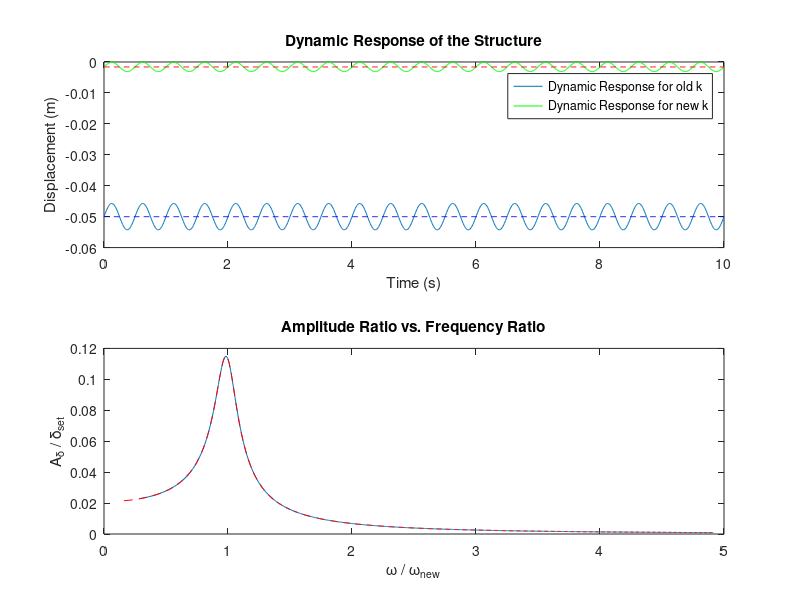

The MATLAB source for this figure:
function dynamic_response_k()

    M = 1000; % kg
    m = 75; % kg
    alpha = 0.3;
    delta_0 = 0.05; % m (convert cm to m)
    c = 2500; % Ns/m
    g = 9.81; % m/s^2
    f = 2; % Hz

    % Calculate omega and omega_n
    omega = 2 * pi * f;
    omega_n = sqrt(g / delta_0);

    % Calculate the amplitude A
    A = ((alpha * m * g)/(m+M)) / sqrt((g/delta_0 - omega^2)^2 + (c*omega/(m+M))^2);

    % Calculate the static response K
    K = delta_0;

    % Time range for plotting
    t = linspace(0, 10, 1000); % 0 to 10 seconds with 1000 points

    % Calculate the dynamic response
    y = -K + A * sin(omega * t);

    %----------Plot for the value of k= 6.5651*1.0e+03----------
    k= 6.5651*10^3; %N/m
    delta_new= (((m+M)*g)/k)*10^(-3);

    %New A => with the k= 6.5651*1.0e+03
    A_new = ((alpha * m * g) / (m + M)) / sqrt(((k / (alpha * m)) - omega^2)^2 + ((c * omega) / (m + M))^2);

    % Calculate new dynamic response
    y_new = -delta_new + A_new * sin(omega * t);
    %----------------------------------------------------------

    % Plot the dynamic response
    subplot(2, 1, 1);
    plot(t, y);
    hold on
    plot(t, y_new, 'g');
    xlabel('Time (s)');
    ylabel('Displacement (m)');
    title('Dynamic Response of the Structure');
    hold on
    plot(t, -delta_new * ones(size(t)), 'r--');
    hold on
    plot(t, -delta_0 * ones(size(t)), 'b--');
    legend('Dynamic Response for old k', 'Dynamic Response for new k');
    hold off

    % Delta range for plotting
    delta_set_old_k = linspace(0.005, 1.5, 1000);
    delta_set_new_k=linspace(0.0016, 1.5, 1000);

    % New omega_n
    omega_new_old_k = sqrt(g ./delta_set_old_k);
    omega_new_k = sqrt(g ./delta_set_new_k);

    % New Amplitude
    A_delta_old_k = ((alpha * m * g) ./ (m + M)) ./ sqrt((g ./ delta_set_old_k - omega^2).^2 + (c * omega ./ (m + M)).^2);
    A_delta_new_k = ((alpha * m * g) ./ (m + M)) ./ sqrt((g ./ delta_set_new_k - omega^2).^2 + (c * omega ./ (m + M)).^2);

    % Calculate A_delta/delta_set
    A_delta_ratio = A_delta_old_k ./ delta_set_old_k;
    A_delta_ratio_newk = A_delta_new_k ./ delta_set_new_k;

    % Plot A_delta/delta_set vs. omega/omega_new
    subplot(2, 1, 2);
    plot(omega ./ omega_new_old_k, A_delta_ratio);
    hold on
    %---------------------------------------
    plot(omega ./ omega_new_k, A_delta_ratio_newk,'r--');
    %---------------------------------------
    xlabel('\omega / \omega_{new}');
    ylabel('A_{\delta} / \delta_{set}');
    title('Amplitude Ratio vs. Frequency Ratio');
    hold off




end
